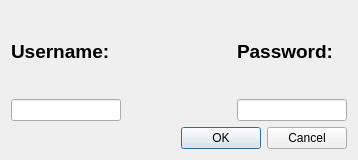
<?xml version="1.0" encoding="UTF-8"?>
<ui version="4.0">
 <class>Login</class>
 <widget class="QDialog" name="Login">
  <property name="geometry">
   <rect>
    <x>0</x>
    <y>0</y>
    <width>358</width>
    <height>160</height>
   </rect>
  </property>
  <property name="minimumSize">
   <size>
    <width>0</width>
    <height>160</height>
   </size>
  </property>
  <property name="maximumSize">
   <size>
    <width>16777215</width>
    <height>160</height>
   </size>
  </property>
  <property name="windowTitle">
   <string>Log-in/Log-out</string>
  </property>
  <layout class="QVBoxLayout" name="verticalLayout_3">
   <item>
    <layout class="QHBoxLayout" name="horizontalLayout">
     <item>
      <layout class="QVBoxLayout" name="verticalLayout">
       <item>
        <widget class="QLabel" name="label">
         <property name="text">
          <string>&lt;html&gt;&lt;head/&gt;&lt;body&gt;&lt;p&gt;&lt;span style=&quot; font-size:14pt; font-weight:600;&quot;&gt;Username:&lt;/span&gt;&lt;/p&gt;&lt;/body&gt;&lt;/html&gt;</string>
         </property>
        </widget>
       </item>
       <item>
        <widget class="QLineEdit" name="Username"/>
       </item>
      </layout>
     </item>
     <item>
      <spacer name="horizontalSpacer">
       <property name="orientation">
        <enum>Qt::Horizontal</enum>
       </property>
       <property name="sizeHint" stdset="0">
        <size>
         <width>40</width>
         <height>20</height>
        </size>
       </property>
      </spacer>
     </item>
     <item>
      <layout class="QVBoxLayout" name="verticalLayout_2">
       <item>
        <widget class="QLabel" name="label_2">
         <property name="text">
          <string>&lt;html&gt;&lt;head/&gt;&lt;body&gt;&lt;p&gt;&lt;span style=&quot; font-size:14pt; font-weight:600;&quot;&gt;Password:&lt;/span&gt;&lt;/p&gt;&lt;/body&gt;&lt;/html&gt;</string>
         </property>
        </widget>
       </item>
       <item>
        <widget class="QLineEdit" name="Password">
         <property name="inputMethodHints">
          <set>Qt::ImhHiddenText</set>
         </property>
         <property name="echoMode">
          <enum>QLineEdit::Password</enum>
         </property>
        </widget>
       </item>
      </layout>
     </item>
    </layout>
   </item>
   <item>
    <widget class="QDialogButtonBox" name="buttonBox">
     <property name="orientation">
      <enum>Qt::Horizontal</enum>
     </property>
     <property name="standardButtons">
      <set>QDialogButtonBox::Cancel|QDialogButtonBox::Ok</set>
     </property>
    </widget>
   </item>
  </layout>
 </widget>
 <resources/>
 <connections>
  <connection>
   <sender>buttonBox</sender>
   <signal>accepted()</signal>
   <receiver>Login</receiver>
   <slot>accept()</slot>
   <hints>
    <hint type="sourcelabel">
     <x>248</x>
     <y>254</y>
    </hint>
    <hint type="destinationlabel">
     <x>157</x>
     <y>274</y>
    </hint>
   </hints>
  </connection>
  <connection>
   <sender>buttonBox</sender>
   <signal>rejected()</signal>
   <receiver>Login</receiver>
   <slot>reject()</slot>
   <hints>
    <hint type="sourcelabel">
     <x>316</x>
     <y>260</y>
    </hint>
    <hint type="destinationlabel">
     <x>286</x>
     <y>274</y>
    </hint>
   </hints>
  </connection>
 </connections>
</ui>
